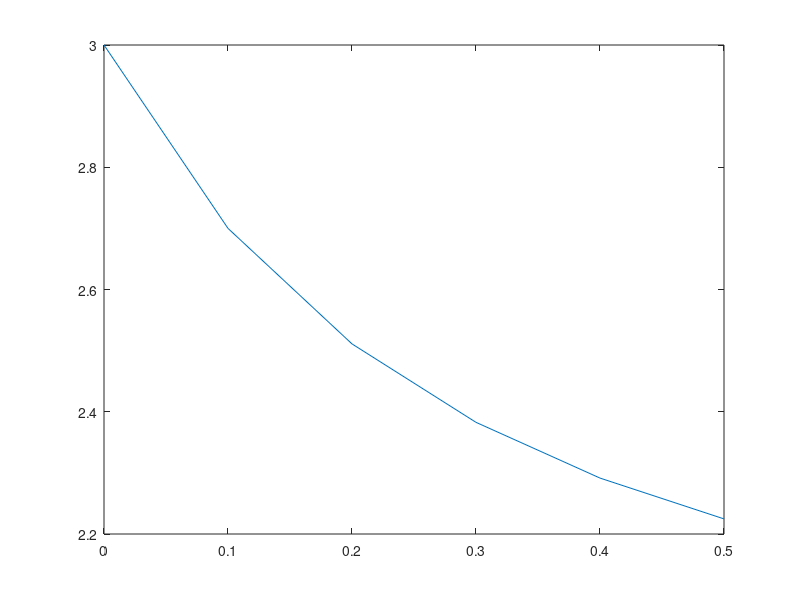

Write MATLAB code to recreate this figure.
1; 
clear all
 % Euler's Method
% Initial conditions and setup
h = 0.1;  % step size
x = 0:h:0.5;  % the range of x
y = zeros(size(x));  % allocate the result y
y(1) = 3;  % the initial y value
n = numel(y);  % the number of y values
% The loop to solve the DE
for i=1:n-1
    f = (y(i))*(2-y(i));
    y(i+1) = y(i) + h * f;
end
plot(x,y);